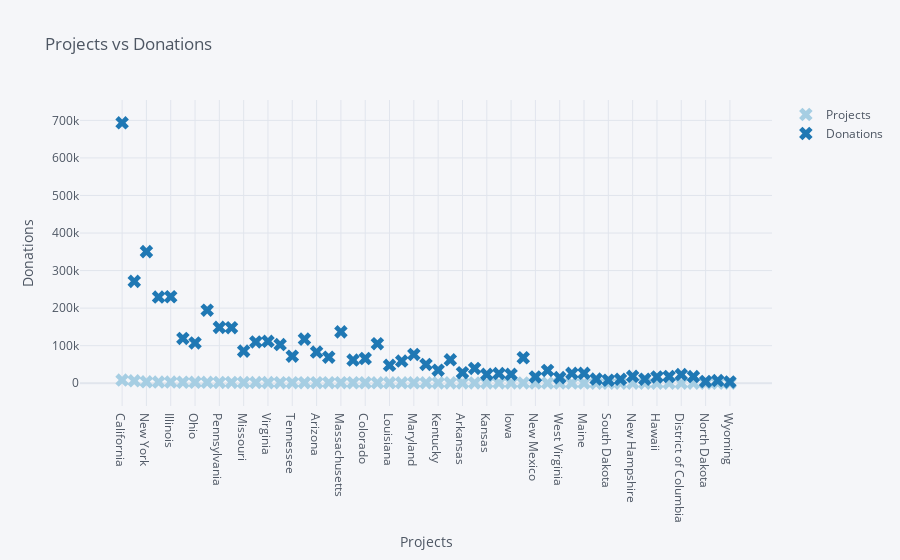

Here is the notebook cell this chart was saved with:
### Code cell
df.iplot(kind='scatter',xTitle='Projects',
         yTitle='Donations',title='Projects vs Donations',
         symbol='x',colorscale='paired',mode='markers')

### Figure 1 — Plotly figure (JSON) as saved in the notebook; plotly's stock layout.template omitted (floating-point values rounded to 4 significant figures)
{"data": [{"line": {"color": "rgba(166, 206, 227, 1.0)", "dash": "solid", "shape": "linear", "width": 1.3}, "marker": {"size": 12, "symbol": "x"}, "mode": "markers", "name": "Projects", "text": "", "type": "scatter", "x": ["California", "Texas", "New York", "Florida", "Illinois", "Michigan", "Ohio", "North Carolina", "Pennsylvania", "Georgia", "Missouri", "New Jersey", "Virginia", "Washington", "Tennessee", "Indiana", "Arizona", "Wisconsin", "Massachusetts", "Oklahoma", "Colorado", "South Carolina", "Louisiana", "Minnesota", "Maryland", "Alabama", "Kentucky", "Oregon", "Arkansas", "Utah", "Kansas", "Mississippi", "Iowa", "Connecticut", "New Mexico", "Nevada", "West Virginia", "Idaho", "Maine", "Nebraska", "South Dakota", "Montana", "New Hampshire", "Alaska", "Hawaii", "Rhode Island", "District of Columbia", "Delaware", "North Dakota", "Vermont", "Wyoming"], "y": [8457, 6485, 3819, 3302, 3126, 2653, 2546, 2543, 2163, 2125, 1779, 1775, 1656, 1581, 1555, 1555, 1529, 1479, 1447, 1340, 1321, 1260, 1215, 1169, 1145, 1141, 1024, 978, 923, 883, 851, 840, 833, 816, 546, 538, 513, 513, 483, 409, 317, 312, 299, 273, 266, 246, 227, 208, 200, 181, 148]}, {"line": {"color": "rgba(31, 120, 180, 1.0)", "dash": "solid", "shape": "linear", "width": 1.3}, "marker": {"size": 12, "symbol": "x"}, "mode": "markers", "name": "Donations", "text": "", "type": "scatter", "x": ["California", "Texas", "New York", "Florida", "Illinois", "Michigan", "Ohio", "North Carolina", "Pennsylvania", "Georgia", "Missouri", "New Jersey", "Virginia", "Washington", "Tennessee", "Indiana", "Arizona", "Wisconsin", "Massachusetts", "Oklahoma", "Colorado", "South Carolina", "Louisiana", "Minnesota", "Maryland", "Alabama", "Kentucky", "Oregon", "Arkansas", "Utah", "Kansas", "Mississippi", "Iowa", "Connecticut", "New Mexico", "Nevada", "West Virginia", "Idaho", "Maine", "Nebraska", "South Dakota", "Montana", "New Hampshire", "Alaska", "Hawaii", "Rhode Island", "District of Columbia", "Delaware", "North Dakota", "Vermont", "Wyoming"], "y": [693577, 271348, 350553, 229542, 230350, 119337, 107401, 194465, 148752, 147897, 85597, 109926, 111740, 103021, 72123, 117470, 83092, 69479, 136845, 61697, 65940, 105421, 47699, 59078, 76769, 50002, 34700, 62418, 28021, 39336, 23598, 25863, 23894, 67892, 16734, 34220, 14929, 26245, 26550, 11131, 7982, 10614, 18555, 10729, 16707, 18129, 23217, 17872, 4666, 7157, 3476]}], "layout": {"legend": {"bgcolor": "#F5F6F9", "font": {"color": "#4D5663"}}, "paper_bgcolor": "#F5F6F9", "plot_bgcolor": "#F5F6F9", "title": {"font": {"color": "#4D5663"}, "text": "Projects vs Donations"}, "xaxis": {"gridcolor": "#E1E5ED", "showgrid": true, "tickfont": {"color": "#4D5663"}, "title": {"font": {"color": "#4D5663"}, "text": "Projects"}, "zerolinecolor": "#E1E5ED", "type": "category", "range": [-3.258, 53.26], "autorange": true}, "yaxis": {"gridcolor": "#E1E5ED", "showgrid": true, "tickfont": {"color": "#4D5663"}, "title": {"font": {"color": "#4D5663"}, "text": "Donations"}, "zerolinecolor": "#E1E5ED", "type": "linear", "range": [-76070.0, 769800.0], "autorange": true}, "autosize": true}}
